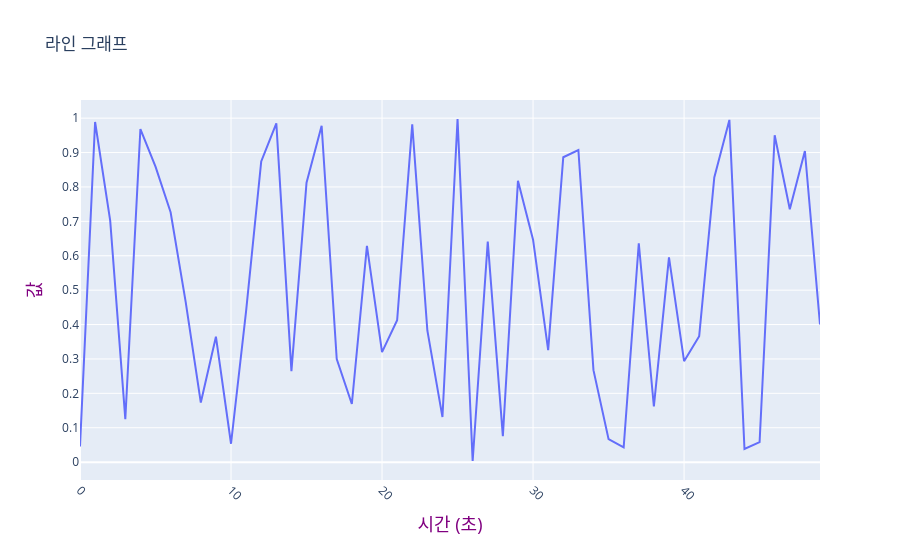

Notebook source saved alongside this figure:
### Code cell
import plotly.express as px
import pandas as pd
import numpy as np

df = pd.DataFrame({
    "x열": np.arange(50), # 0부터 시작해서 49까지, 토탈 50개의 정수를 1차원의 배열 = 리스트로 생성 [0, 1, 2, 3, 4, 5, 6, ... 49]
    "y열": np.random.rand(50) # 0부터 1미만 실수자료형 값을 난수형태로 50개 생성
})

fig = px.line(df, x="x열", y="y열", title="라인 그래프")

fig.update_xaxes(
    title_text="시간 (초)",
    title_font=dict(size=18, color="purple"),
    tickangle=45,
    dtick=10
)

fig.update_yaxes(
    title_text="값",
    title_font=dict(size=18, color="purple"),
    tickfont=dict(size=12),
    dtick=0.1
)

fig.show()

### Figure 1 — Plotly figure (JSON) as saved in the notebook; plotly's stock layout.template omitted (floating-point values rounded to 4 significant figures)
{"data": [{"hovertemplate": "x열=%{x}<br>y열=%{y}<extra></extra>", "legendgroup": "", "line": {"color": "#636efa", "dash": "solid"}, "marker": {"symbol": "circle"}, "mode": "lines", "name": "", "orientation": "v", "showlegend": false, "type": "scatter", "x": [0, 1, 2, 3, 4, 5, 6, 7, 8, 9, 10, 11, 12, 13, 14, 15, 16, 17, 18, 19, 20, 21, 22, 23, 24, 25, 26, 27, 28, 29, 30, 31, 32, 33, 34, 35, 36, 37, 38, 39, 40, 41, 42, 43, 44, 45, 46, 47, 48, 49], "xaxis": "x", "y": [0.04542, 0.9888, 0.7021, 0.1249, 0.9684, 0.8589, 0.7264, 0.4652, 0.1732, 0.3646, 0.05346, 0.4398, 0.8741, 0.9848, 0.2646, 0.8125, 0.9781, 0.2998, 0.169, 0.6285, 0.3198, 0.4124, 0.9821, 0.3828, 0.131, 0.9976, 0.003291, 0.6412, 0.07574, 0.8177, 0.6468, 0.3257, 0.8863, 0.9073, 0.2674, 0.06686, 0.04281, 0.6364, 0.1618, 0.5953, 0.2935, 0.3662, 0.8277, 0.995, 0.03831, 0.05792, 0.9502, 0.7352, 0.9045, 0.4001], "yaxis": "y"}], "layout": {"legend": {"tracegroupgap": 0}, "title": {"text": "라인 그래프"}, "xaxis": {"anchor": "y", "domain": [0, 1], "dtick": 10, "tickangle": 45, "title": {"font": {"color": "purple", "size": 18}, "text": "시간 (초)"}}, "yaxis": {"anchor": "x", "domain": [0, 1], "dtick": 0.1, "tickfont": {"size": 12}, "title": {"font": {"color": "purple", "size": 18}, "text": "값"}}}}
